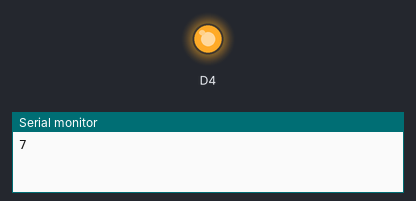
The sketch below on a simulated ESP8266 (NodeMCU). Parts: output pins drawn as LEDs (lit = HIGH), the last lines printed to the serial monitor. Random numbers use the default seed unless the sketch sets one.

Above: at 1.5 s.
At 4.5 s:
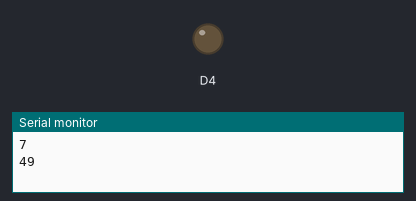
Timing chart, 0 to 7.8 s (numbered marks = the images above):
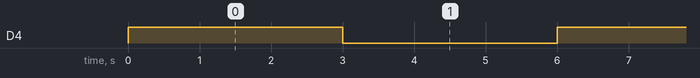

Measured:
- by itself, D4: alternates HIGH for 3.0 s and LOW for 3.0 s

The sketch:

pumaSerial_testeDeEnvio.ino
```cpp
bool ledState = false;

void setup() {
  // put your setup code here, to run once:
  Serial.begin(9600);
  pinMode(D4, OUTPUT);
}

void loop() {
  Serial.println(random(100));
  ledState = !ledState;
  digitalWrite(D4, ledState);
  delay(3000);
}
```
